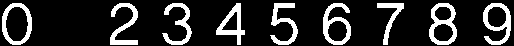
#> input picture result.png, 514 x 46 px
$ python -i together.py   (imports and definitions only)
#> lines starting #> are read from the running program, lines starting #| are printed output that depends on the picture; after the words box and inside, x2 and y2 are one past the last pixel; in counts of white or black regions, pixels touching at a corner belong together
import cv2
import pytesseract
import numpy as np
import random
from time import time
import movement_in_game

pytesseract.pytesseract.tesseract_cmd = r'C:\Program Files (x86)\Tesseract-OCR\tesseract.exe'
path = r'C:\Users\offic\Desktop\OCR\screens'
W = 0x11
A = 0x1E
S = 0x1F
D = 0x20
k0 = 0x30
k1 = 0x31
k2 = 0x32
k3 = 0x33
k4 = 0x34
k5 = 0x35
k6 = 0x36
k7 = 0x37
k8 = 0x38
k9 = 0x39
list_k = [k0, k1, k2, k3, k4, k5, k6, k7, k8, k9]


# [123 lines left out: functions lets_go, lets_go2, get_srez, find_hsv, not called in this run]


def tess(new_image):
#> called with new_image = 'result.png'
    image = cv2.imread(new_image)
#> image is the input picture: shape (46, 514, 3); 17.2% white; 9 white regions, largest, box (x1, y1, x2, y2) and area: (429, 3, 457, 45) 520, (323, 3, 351, 45) 501, (483, 3, 511, 45) 496
    gray = cv2.cvtColor(image, cv2.COLOR_BGR2GRAY)
    thresh = 255 - cv2.threshold(gray, 0, 255, cv2.THRESH_BINARY_INV + cv2.THRESH_OTSU)[1]
    thresh = cv2.GaussianBlur(thresh, (3, 3), 0)
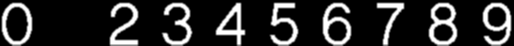
#> thresh: shape (46, 514); min 0, max 255, mean 44.1
#> (the run stopped early here; a loop or call above may not have finished)
